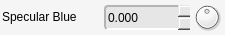
         <widget class="QFrame" name="specularBlue">
          <property name="minimumSize">
           <size>
            <width>225</width>
            <height>35</height>
           </size>
          </property>
          <property name="maximumSize">
           <size>
            <width>225</width>
            <height>35</height>
           </size>
          </property>
          <property name="styleSheet">
           <string notr="true">background-color: rgb(245, 245, 245);
border-radius: 4px;</string>
          </property>
          <property name="frameShape">
           <enum>QFrame::NoFrame</enum>
          </property>
          <property name="frameShadow">
           <enum>QFrame::Plain</enum>
          </property>
          <property name="lineWidth">
           <number>0</number>
          </property>
          <widget class="QLabel" name="specularBlue_lbl">
           <property name="geometry">
            <rect>
             <x>2</x>
             <y>2</y>
             <width>100</width>
             <height>30</height>
            </rect>
           </property>
           <property name="sizePolicy">
            <sizepolicy hsizetype="Fixed" vsizetype="Fixed">
             <horstretch>0</horstretch>
             <verstretch>0</verstretch>
            </sizepolicy>
           </property>
           <property name="minimumSize">
            <size>
             <width>100</width>
             <height>30</height>
            </size>
           </property>
           <property name="maximumSize">
            <size>
             <width>100</width>
             <height>30</height>
            </size>
           </property>
           <property name="font">
            <font>
             <weight>50</weight>
             <bold>false</bold>
            </font>
           </property>
           <property name="styleSheet">
            <string notr="true">border-width: 0px;</string>
           </property>
           <property name="text">
            <string>Specular Blue</string>
           </property>
           <property name="margin">
            <number>1</number>
           </property>
          </widget>
          <widget class="QDoubleSpinBox" name="specularBlue_value">
           <property name="geometry">
            <rect>
             <x>104</x>
             <y>5</y>
             <width>86</width>
             <height>25</height>
            </rect>
           </property>
           <property name="sizePolicy">
            <sizepolicy hsizetype="Fixed" vsizetype="Fixed">
             <horstretch>0</horstretch>
             <verstretch>0</verstretch>
            </sizepolicy>
           </property>
           <property name="minimumSize">
            <size>
             <width>86</width>
             <height>25</height>
            </size>
           </property>
           <property name="maximumSize">
            <size>
             <width>86</width>
             <height>25</height>
            </size>
           </property>
           <property name="styleSheet">
            <string notr="true">background-color: rgb(230, 230, 230);
border-top-color: rgb(180, 180, 180);
border-left-color: rgb(180, 180, 180);
border-bottom-color: rgb(255, 255, 255);
border-right-color: rgb(255, 255, 255);
border-style: solid;
border-width: 2px;</string>
           </property>
           <property name="frame">
            <bool>false</bool>
           </property>
           <property name="buttonSymbols">
            <enum>QAbstractSpinBox::UpDownArrows</enum>
           </property>
           <property name="decimals">
            <number>3</number>
           </property>
           <property name="minimum">
            <double>-9999.000000000000000</double>
           </property>
           <property name="maximum">
            <double>9999.000000000000000</double>
           </property>
           <property name="singleStep">
            <double>0.050000000000000</double>
           </property>
          </widget>
          <widget class="QDial" name="specularBlue_dial">
           <property name="geometry">
            <rect>
             <x>192</x>
             <y>2</y>
             <width>30</width>
             <height>30</height>
            </rect>
           </property>
           <property name="sizePolicy">
            <sizepolicy hsizetype="Fixed" vsizetype="Fixed">
             <horstretch>0</horstretch>
             <verstretch>0</verstretch>
            </sizepolicy>
           </property>
           <property name="minimumSize">
            <size>
             <width>30</width>
             <height>30</height>
            </size>
           </property>
           <property name="maximumSize">
            <size>
             <width>30</width>
             <height>30</height>
            </size>
           </property>
           <property name="styleSheet">
            <string notr="true">border-width: 0px;</string>
           </property>
           <property name="minimum">
            <number>-10000</number>
           </property>
           <property name="maximum">
            <number>10000</number>
           </property>
          </widget>
         </widget>
